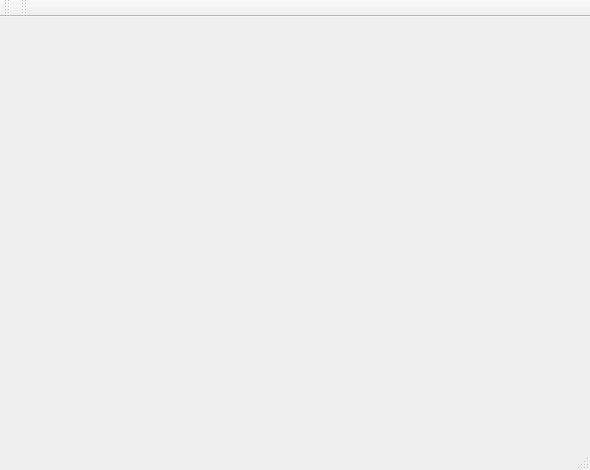
<?xml version="1.0" encoding="UTF-8"?>
<ui version="4.0">
 <class>MainWindow</class>
 <widget class="QMainWindow" name="MainWindow">
  <property name="geometry">
   <rect>
    <x>0</x>
    <y>0</y>
    <width>590</width>
    <height>470</height>
   </rect>
  </property>
  <property name="windowTitle">
   <string>MainWindow</string>
  </property>
  <widget class="QWidget" name="centralWidget">
   <property name="sizePolicy">
    <sizepolicy hsizetype="Expanding" vsizetype="Expanding">
     <horstretch>0</horstretch>
     <verstretch>0</verstretch>
    </sizepolicy>
   </property>
   <property name="autoFillBackground">
    <bool>true</bool>
   </property>
  </widget>
  <widget class="QMenuBar" name="menuBar">
   <property name="geometry">
    <rect>
     <x>0</x>
     <y>0</y>
     <width>590</width>
     <height>22</height>
    </rect>
   </property>
  </widget>
  <widget class="QToolBar" name="mainToolBar">
   <attribute name="toolBarArea">
    <enum>TopToolBarArea</enum>
   </attribute>
   <attribute name="toolBarBreak">
    <bool>false</bool>
   </attribute>
  </widget>
  <widget class="QStatusBar" name="statusBar"/>
  <widget class="QToolBar" name="toolBar">
   <property name="windowTitle">
    <string>toolBar</string>
   </property>
   <attribute name="toolBarArea">
    <enum>TopToolBarArea</enum>
   </attribute>
   <attribute name="toolBarBreak">
    <bool>false</bool>
   </attribute>
  </widget>
 </widget>
 <layoutdefault spacing="6" margin="11"/>
 <resources/>
 <connections/>
</ui>
